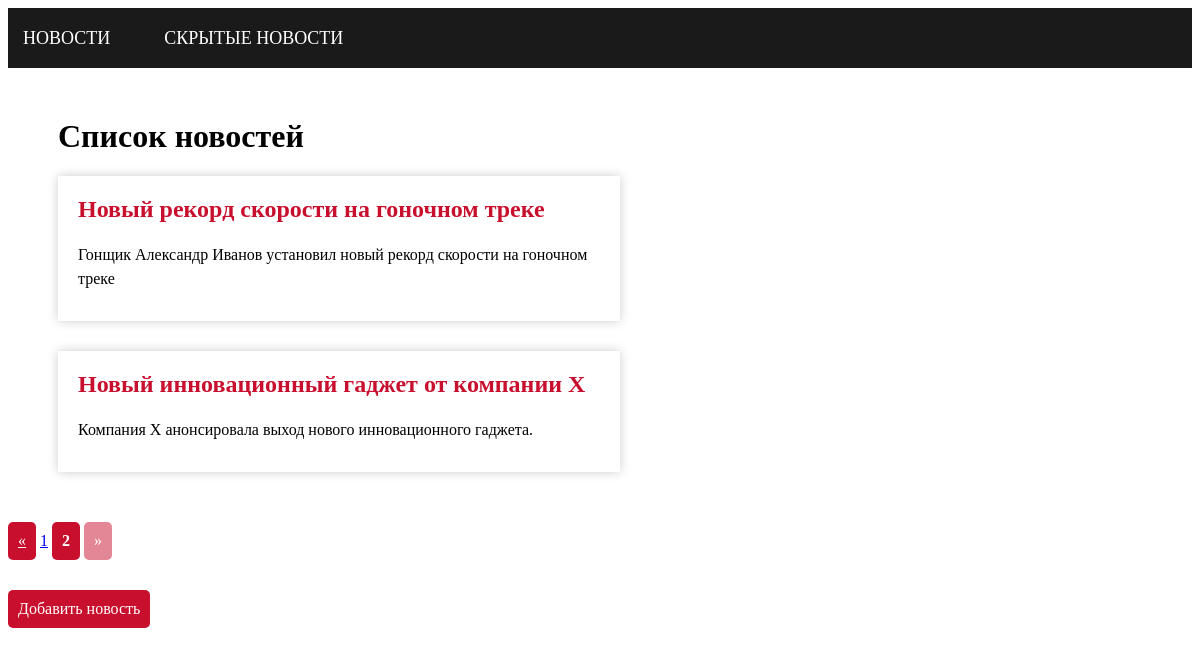
Screenshot of /?page=2 with the database file from the repository.
### news/models.py (models this page shows, shortened)
class News(models.Model):
    title = models.CharField(max_length=255)
    url = models.URLField()
    description = models.CharField(max_length=255)
    text = models.TextField()
    pub_date = models.DateTimeField(auto_now_add=True)
    is_displayed = models.BooleanField(default=True)

### news/views.py (the view)
# urls.py: path('', views.news_list, name='news_list'),
def news_list(request):
    news = News.objects.filter(is_displayed=True).order_by('-pub_date')
    paginator = Paginator(news, 10)
    page_number = request.GET.get('page')
    page_obj = paginator.get_page(page_number)
    context = {
        'news': page_obj,
        'paginator': paginator,
        'page_obj': page_obj,
    }
    return render(request, 'news_list.html', context)

### news/templates/news_list.html (shortened to what this page needs)
{% extends 'base.html' %}
{% load static %}
{% block content %}
  <h1>Список новостей</h1>
  <div class="news-list">
    {% for new in news %}
      <div class="news-item">
        <h2 class="news-title"><a href="{% url 'news_detail' pk=new.pk %}">{{ new.title }}</a></h2>
        <p class="news-description">{{ new.description }}</p>
      </div>
    {% empty %}
      <p>Нет новостей</p>
    {% endfor %}
  </div>
{% endblock %}

### static/css/news_list.css (style rules this page uses)
.news-item { background-color: #FFFFFF; box-shadow: 0 0 10px rgba(0, 0, 0, 0.2); padding: 20px; margin-bottom: 30px; width: calc(50% - 20px); }
.news-item h2 { font-size: 24px; margin-top: 0; }
.news-item p { font-size: 16px; line-height: 1.5; margin-bottom: 10px; }
.news-item a { color: #C8102E; text-decoration: none; }

### rows the page displays
News: title "Новый рекорд скорости на гоночном треке", description "Гонщик Александр Иванов установил новый рекорд скорости на гоночном треке"
News: title "Новый инновационный гаджет от компании X", description "Компания X анонсировала выход нового инновационного гаджета."

### other values shown
{{ i }} "1"
{{ i }} "2"
